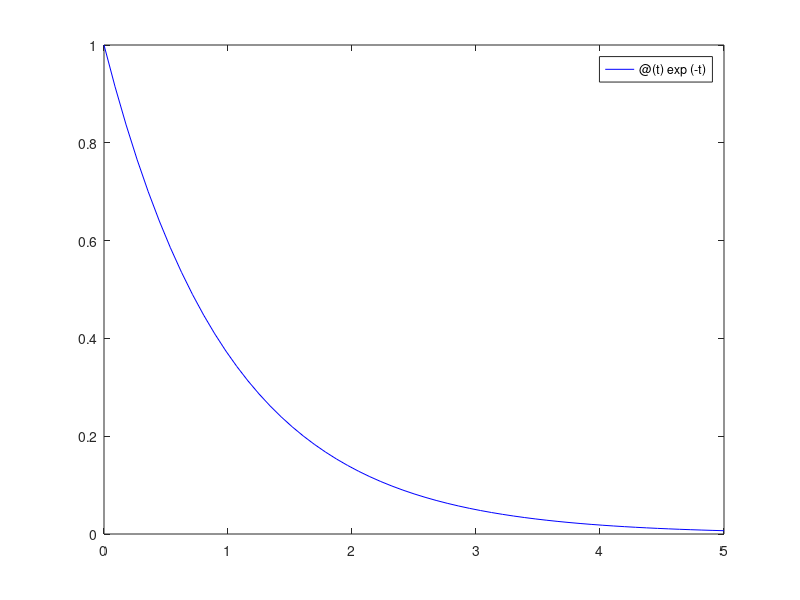

Write MATLAB code to recreate this figure. (Note: this script raises an error after producing the figure.)
clc;
clear all;
close all;

 

%% a-)
figure("Name","Exact Solution")
fplot(@(t) exp(-t),[0,5],"Color",'b');

%% b-c-)



timeStep = [1 1/2 1/4 1/8];
% for different time steps, solve ODEs with different methods
Sol1 = zeros(3,size((0:timeStep(1):5),2));
Sol2 = zeros(3,size((0:timeStep(2):5),2));
Sol3 = zeros(3,size((0:timeStep(3):5),2));
Sol4 = zeros(3,size((0:timeStep(4):5),2));

% call different methods for each time steps

% for time step=1
Sol1(1,:) = expl_euler(1,1,5,@(x) -x);
Sol1(2,:) = heun(1,1,5,@(x) -x);
Sol1(3,:) = RungeKutta(1,1,5,@(x) -x); 


% for time step = 1/2
Sol2(1,:) = expl_euler(1,0.5,5,@(x) -x);
Sol2(2,:) = heun(1,0.5,5,@(x) -x);
Sol2(3,:) = RungeKutta(1,0.5,5,@(x) -x); 



% for time step = 1/4
Sol3(1,:) = expl_euler(1,0.25,5,@(x) -x);
Sol3(2,:) = heun(1,0.25,5,@(x) -x);
Sol3(3,:) = RungeKutta(1,0.25,5,@(x) -x); 



% for time step = 1/8
Sol4(1,:) = expl_euler(1,0.125,5,@(x) -x);
Sol4(2,:) = heun(1,0.125,5,@(x) -x);
Sol4(3,:) = RungeKutta(1,0.125,5,@(x) -x); 






% Explicit Euler
figure("Name","Explicit Euler")
fplot(@(t) exp(-t),[0,5],"Color",'k');
hold on
plot(0:1:5, Sol1(1,:),'o',"Color",'b');
plot(0:1/2:5, Sol2(1,:),'o',"Color",'r');
plot(0:1/4:5, Sol3(1,:),'o',"Color",'g');
plot(0:1/8:5, Sol4(1,:),'o',"Color",'m');
legend('Analytical Solution','\deltat=1', ...
       '\deltat=1/2','\deltat=1/4','\deltat=1/8');

% Heun Method
figure("Name","Method of Heun")
fplot(@(t) exp(-t),[0,5],"Color",'k');
hold on
plot(0:1:5, Sol1(2,:),'o',"Color",'b');
plot(0:0.5:5, Sol2(2,:),'o',"Color",'r');
plot(0:0.25:5, Sol3(2,:),'o',"Color",'g');
plot(0:0.125:5, Sol4(2,:),'o',"Color",'m');
legend('Analytical Solution','\delta t=1', ...
       '\deltat=1/2','\deltat=1/4','\deltat=1/8');


% Runge-Kutta
figure("Name","Runge-Kutta")
fplot(@(t) exp(-t),[0,5],"Color",'k');
hold on
plot(0:1:5, Sol1(3,:),'o',"Color",'b');
plot(0:1/2:5, Sol2(3,:),'o',"Color",'r');
plot(0:1/4:5, Sol3(3,:),'o',"Color",'g');
plot(0:1/8:5, Sol4(3,:),'o',"Color",'m');
legend('Analytical Solution','\deltat=1', ...
       '\deltat=1/2','\deltat=1/4','\deltat=1/8');

   

%% Error Calculations with exact solutions

ExactSol1 = ( exp(-(0:1:5)));
ExactSol2 = ( exp(-(0:0.5:5)));
ExactSol3 = ( exp(-(0:0.25:5)));
ExactSol4 = ( exp(-(0:0.125:5)));

%preallocating
Error1 = zeros(3,1,2);
Error2 = zeros(3,1,2);
Error3 = zeros(3,1,2);
Error4 = zeros(3,1,2);

for i=1:3
    Error1(i,:)=...
        sqrt(1/5 * sum(  (ExactSol1 -  Sol1(i,:)).^2  ) ) ;

    Error2(i,:)=...
        sqrt(0.5/5 * sum(  (ExactSol2 -  Sol2(i,:)).^2  ) );

    Error3(i,:)=...
        sqrt(0.25/5 * sum(  (ExactSol3 -  Sol3(i,:)).^2  ) );

    Error4(i,:)=...
        sqrt(0.125/5 * sum(  (ExactSol4 -  Sol4(i,:)).^2  ) );
end




%% errors and error reductions in the tables


explicitEulerMethod = table([Error1(1);0],[Error2(1);Error1(1)/Error2(1)], ...
    [Error3(1);Error2(1)/Error3(1)],[Error4(1);Error3(1)/Error4(1)], ...
    'VariableNames',{'1','1/2','1/4','1/8'},'RowName',{'error','error red'})


HeunMethod  = table([Error1(2);0],[Error2(2);Error1(2)/Error2(2)], ...
    [Error3(2);Error2(2)/Error3(2)],[Error4(2);Error3(2)/Error4(2)], ...
    'VariableNames',{'1','1/2','1/4','1/8'},'RowName',{'error','error red'})

RungeKuttaMethod  = table([Error1(3);0],[Error2(3);Error1(3)/Error2(3)], ...
    [Error3(3);Error2(3)/Error3(3)],[Error4(3);Error3(3)/Error4(3)], ...
    'VariableNames',{'1','1/2','1/4','1/8'},'RowName',{'error','error red'})
 



%% d-e-) Van-der-Pol-Oscillator

% Initialize values
initial_conditions = [1 1];
t_end_new=20;
time_step_new= 0.1;
mu=1;  
f_new = @(x) [ x(2), mu*(1-x(1)^2)*x(2) - x(1)];


% solve This nonlinear second-order ODE, call function
Sol5 = heunExtended(initial_conditions,time_step_new,t_end_new,f_new);


% Extended Heun method for 2nd Order ODE
figure("Name","2nd Order ODE: Heun Method")
plot(0:0.1:20, Sol5(1,:),'b');
hold on
plot(0:0.1:20, Sol5(2,:),'r');
legend('x','y');

figure("Name","y vs x")
plot(Sol5(1,:), Sol5(2,:))


%% Optional 
[X Y] = meshgrid(-2.5:0.1:2.5, -2.5:0.1:2.5);
U = Y;
V = (1-X.^2).*Y - X;
figure("Name", "Phase Space as Vector Field")
quiver(X,Y,U,V,3,'r')


%% Functions  
   
% explicit Euler method
function y = expl_euler(y_0, dt, t_end, f)
tArr = 0:dt:t_end;
s = size(tArr,2);
y = zeros(1,s);
y(1) = y_0;
for i = 1:s-1
    y(i+1) = y(i) + dt*f(y(i));
end
end


% method of Heun,
function y = heun(y_0, dt, t_end, f)
tArr = 0:dt:t_end;
s = size(tArr,2);
y = zeros(1,s);
y(1) = y_0;
for i = 1:s-1
    yy = f( y(i) + dt*f(y(i)) );
    y(i+1) = y(i) + dt*0.5*(f(y(i)) + yy);
end
end


% Runge-Kutta method (fourth order)
function y = RungeKutta(y_0, dt, t_end, f)
tArr = 0:dt:t_end;
s = size(tArr,2);
y = zeros(1,s);
y(1) = y_0;
for i = 1:s-1
    Y1 = f(y(i));
    Y2 = f(y(i) + 0.5*dt*Y1);
    Y3 = f(y(i) + 0.5*dt*Y2);
    Y4 = f(y(i) + dt*Y3);
    y(i+1)=... 
          y(i) +  dt/6*(Y1 + 2*Y2 + 2*Y3 + Y4);
end
end


% Extend the Heun method to also account for vector valued functions.
function y = heunExtended(y_0, dt, t_end, f)
tArr = 0:dt:t_end;
s = size(tArr,2);
y = zeros(size(y_0,2),s);
y(:,1) = y_0(1,:)' ;
for i = 1:s-1
    yy =  f( (y(:,i) + dt*f( y(:,i) )'  )' )';
    y(:,i+1) = y(:,i) + dt*0.5*(  f( y(:,i)' )' + yy);
end
end

